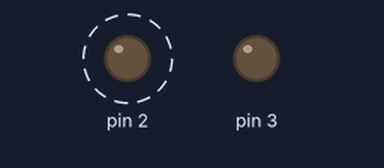
Bench run of a sketch on a simulated Arduino Uno, built with avr-gcc and run on an emulated ATmega328P. On the bench: output pins drawn as LEDs (lit = HIGH). Dashed ring = blinking.

Above: at 0.2 s.
Timing chart, 0 to 3.0 s (numbered marks = the images above):
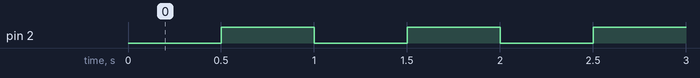

The sketch:

Codigo_Exercicio_1.ino
```cpp
void setup()
{
  pinMode(2, OUTPUT);
  pinMode(3, OUTPUT);
}

void loop()
{
  digitalWrite(2, LOW);
  delay(500);
  digitalWrite(2, HIGH);
  delay(500);
}
```

Measured:
- by itself, pin 2: alternates HIGH for 0.50 s and LOW for 0.50 s
